Frame 1 (no input): blank canvas, image omitted
Frame 60 (no input): blank canvas, image omitted
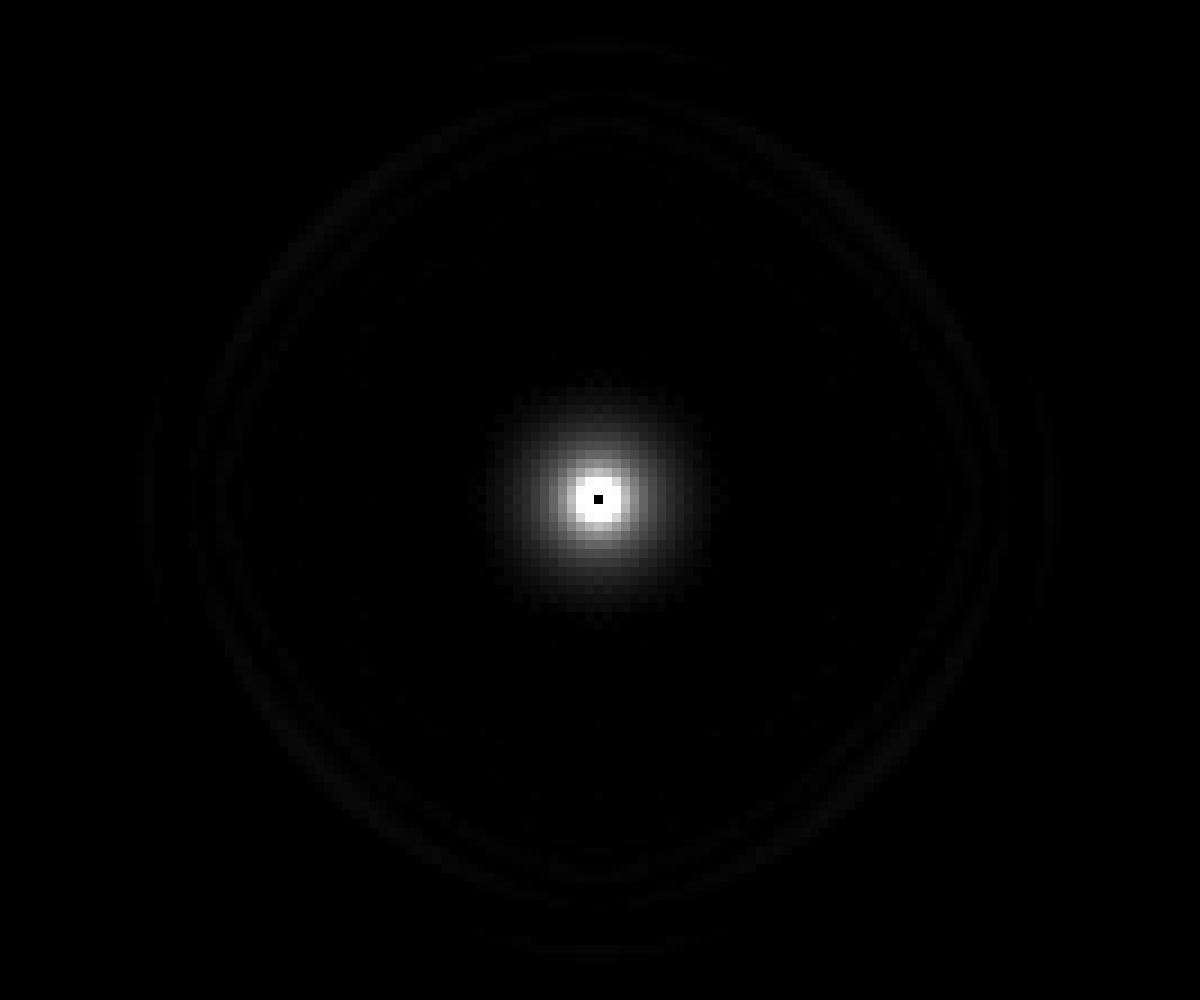
Frame 120 (the mouse pressed at the canvas centre since frame 60)

The p5.js sketch whose frames 1 and 60 were blank and that drew this single picture after the mouse press (run headless with seeded random() and noise() and a simulated clock; from frame 60 on, the mouse is pressed at the canvas centre):

// p5.js sketch
// ── sketch.js
let damping = 0.98
let spacing = 9
let previous = []
let current = []
let sw;
let sh;

function setup() {
	createCanvas(windowWidth, windowHeight)
	pixelDensity(1)

	sw = Math.floor(width / spacing)
	sh = Math.floor(height / spacing)

	for (var i = 0; i < sw; i++) {
		for (var j = 0; j < sh; j++) {
			previous.push(0);
		}
	}

	current = previous.slice()
	noStroke()
	background(0);

}

function draw() {

	let index = 0
	let newValue = 0

	if (mouseIsPressed) {
		index = (Math.floor(mouseX / spacing) + sw * Math.floor(mouseY / spacing))
		previous[index] = 1000
	}

	for (let i = 1; i < sw - 1; i++) {
		for (let j = 1; j < sh - 1; j++) {
			index = (i + sw * j)
			current[index] = ((
				previous[index - 1 + sw] +
				previous[index - 1 - sw] +
				previous[index + 1 + sw] +
				previous[index + 1 - sw] +
				previous[index - 1] +
				previous[index + 1] +
				previous[index - sw] +
				previous[index + sw]
			) >> 2) - current[index]

			current[index] -= current[index] >> 5

			fill(current[index])
			rect(i * spacing, j * spacing, spacing, spacing)
		}
	}

	let temp = previous.slice()
	previous = current.slice()
	current = temp.slice()
}
